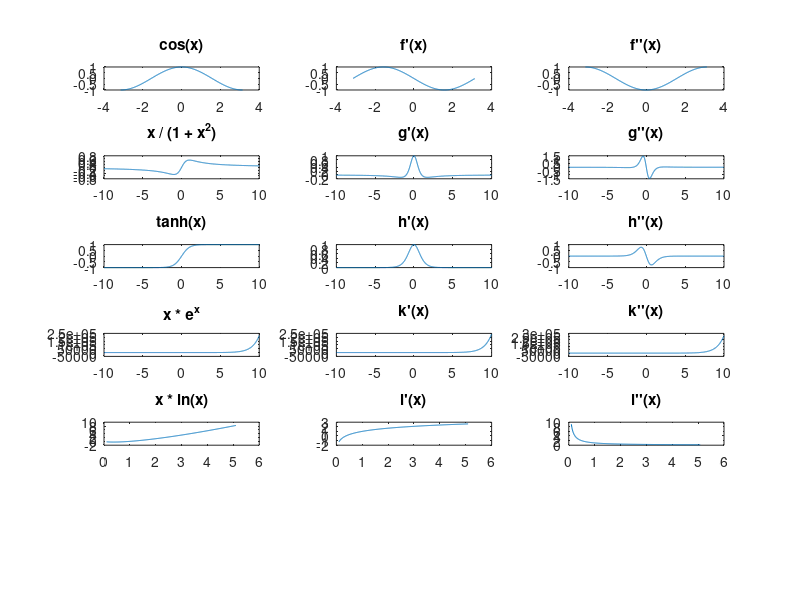

This chart was generated by the following MATLAB code:
function Ueb11_Aufg01
aufgabe01_a();
aufgabe01_b();
aufgabe01_c();
aufgabe01_d();
aufgabe01_e();
endfunction




% Aufgabe 1. a)
function aufgabe01_a
  x = [-pi:0.01:pi]; % Definition des Intervalls
  y =  cos(x); % Definition der Funktion
  subplot(6,3,1);
  plot(x, y);
  title("cos(x)");
  
  % 1. Ableitung
  dyx_a = diff(y) ./ diff(x); % numerische Differenziation, erste Näherung der Ableitung
  xr = x; % Klonen des Intervalls
  xr(length(x)) = []; % Entfernen des letzten Wertes
  subplot(6,3,2);
  plot(xr, dyx_a);
  title("f'(x)");
  
  % 2. Ableitung
  dyxx_a = diff(dyx_a) ./ diff(xr); % Differenzenquotienten bilden
  xrr = xr;
  xrr(length(xr)) = [];
  subplot(6,3,3);
  plot(xrr, dyxx_a);
  title("f''(x)");
endfunction

% Aufgabe 1. b)
function aufgabe01_b
  
  x = [-10:0.01:10]; % Definition des Intervalls
  y =  x ./ (1 + x.^2); % Definition der Funktion
  subplot(6,3,4);
  plot(x, y);
  title("x / (1 + x^2)");
  
  % 1. Ableitung
  dyx_a = diff(y) ./ diff(x); % numerische Differenziation
  xr = x; % Klonen des Intervalls
  xr(length(x)) = []; % Entfernen des letzten Wertes
  subplot(6,3,5);
  plot(xr, dyx_a);
  title("g'(x)");
  
  % 2. Ableitung
  dyxx_a = diff(dyx_a) ./ diff(xr);
  xrr = xr;
  xrr(length(xr)) = [];
  subplot(6,3,6);
  plot(xrr, dyxx_a);
  title("g''(x)");
endfunction

% Aufgabe 1. c)
function aufgabe01_c
  
  x = [-10:0.01:10]; % Definition des Intervalls
  y =  tanh(x); % Definition der Funktion
  subplot(6,3,7);
  plot(x, y);
  title("tanh(x)");
  
  % 1. Ableitung
  dyx_a = diff(y) ./ diff(x); % numerische Differenziation
  xr = x; % Klonen des Intervalls
  xr(length(x)) = []; % Entfernen des letzten Wertes
  subplot(6,3,8);
  plot(xr, dyx_a);
  title("h'(x)");
  
  % 2. Ableitung
  dyxx_a = diff(dyx_a) ./ diff(xr);
  xrr = xr;
  xrr(length(xr)) = [];
  subplot(6,3,9);
  plot(xrr, dyxx_a);
  title("h''(x)");
endfunction

% Aufgabe 1. d)
function aufgabe01_d
  
  x = [-10:0.01:10]; % Definition des Intervalls
  y =  x .* exp(x); % Definition der Funktion
  subplot(6,3,10);
  plot(x, y);
  title("x * e^x");
  
  % 1. Ableitung
  dyx_a = diff(y) ./ diff(x); % numerische Differenziation
  xr = x; % Klonen des Intervalls
  xr(length(x)) = []; % Entfernen der letzten Koordinate
  subplot(6,3,11);
  plot(xr, dyx_a);
  title("k'(x)");
  
  % 2. Ableitung
  dyxx_a = diff(dyx_a) ./ diff(xr);
  xrr = xr;
  xrr(length(xr)) = [];
  subplot(6,3,12);
  plot(xrr, dyxx_a);
  title("k''(x)");
endfunction

% Aufgabe 1. e)
function aufgabe01_e
  
  x = [0.1:0.01:5.1]; % Definition des Intervalls
  y =  x .* log(x); % Definition der Funktion
  subplot(6,3,13);
  plot(x, y);
  title("x * ln(x)");
  
  % 1. Ableitung
  dyx_a = diff(y) ./ diff(x); % numerische Differenziation
  xr = x; % Klonen des Intervalls
  xr(length(x)) = []; % Entfernen der letzten Koordinate
  subplot(6,3,14);
  plot(xr, dyx_a);
  title("l'(x)");
  
  % 2. Ableitung
  dyxx_a = diff(dyx_a) ./ diff(xr);
  xrr = xr;
  xrr(length(xr)) = [];
  subplot(6,3,15);
  plot(xrr, dyxx_a);
  title("l''(x)");
endfunction